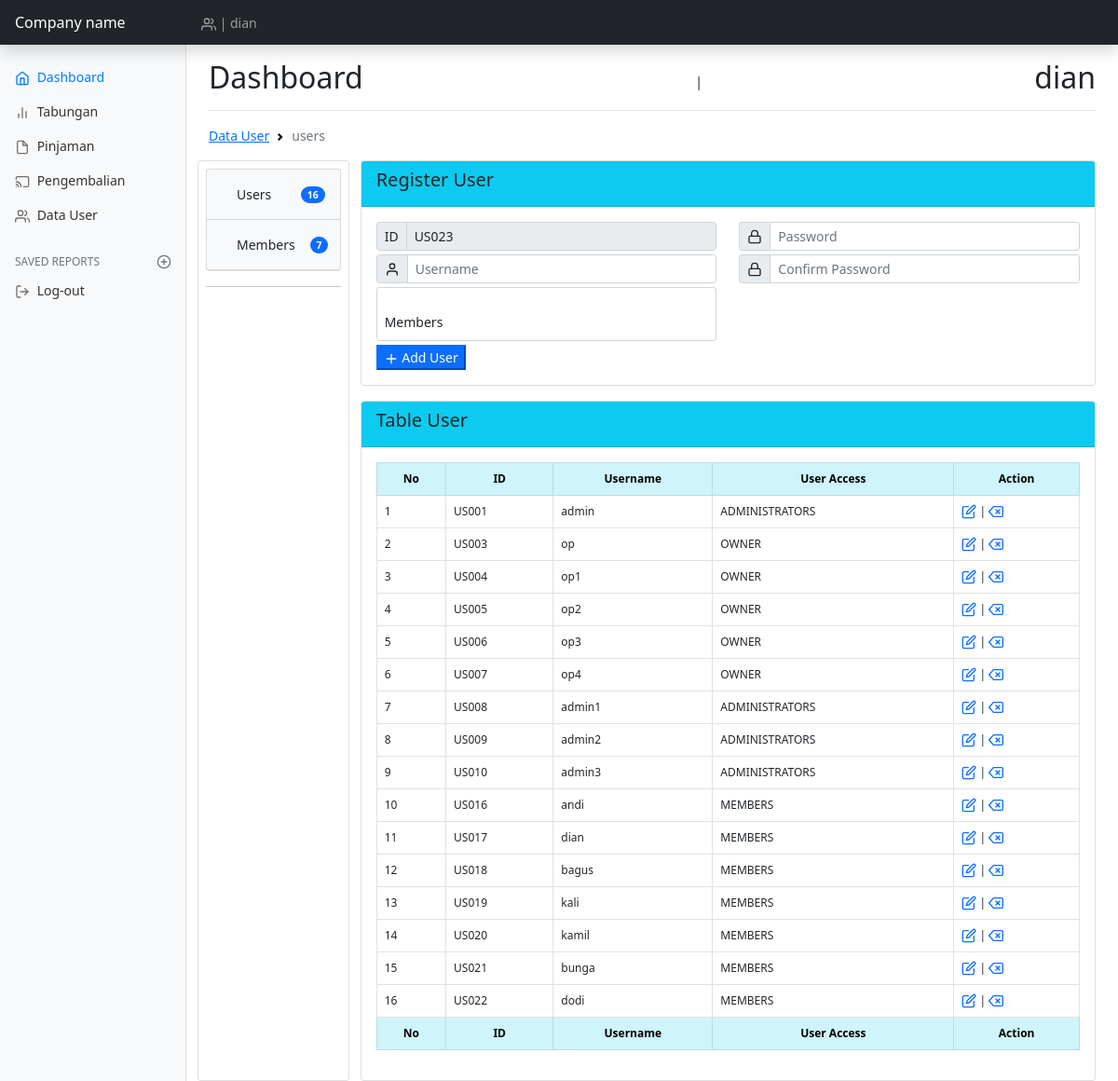
The page /views/index.php?page=data_user (signed in) on the database its author committed.
### tables this page shows
CREATE TABLE `tb_rols` (
  `id_rolsuser` char(5) NOT NULL,
  `id_level_user` char(5) NOT NULL,
  `id_user` char(5) NOT NULL
);

CREATE TABLE `tb_user` (
  `id_user` char(5) NOT NULL,
  `user` varchar(10) NOT NULL,
  `pass` varchar(225) NOT NULL,
  `confirm_pass` varchar(225) NOT NULL
);

CREATE TABLE `tb_level_user` (
  `id_level_user` char(5) NOT NULL,
  `name_level` varchar(15) NOT NULL
);

### views/admin/us/ambil_code.php (called while the page is built, shortened)
<?php
$query = "SELECT max(id_user) as maxKode FROM tb_user";
$hasil = mysqli_query($koneksi,$query);
$data = mysqli_fetch_array($hasil);
$kodeUser = $data['maxKode'];
$noUrut = (int) substr($kodeUser, 2, 3);
$noUrut++;
$char = "US";
$kodeUser = $char . sprintf("%03s", $noUrut);
?>

### views/admin/us/users.php (the view, shortened to what this page needs)
<?php require_once('ambil_code.php'); ?>
	<div class="row">
		<div class="col-sm-12">
			<div class="card mb-3">
			<div class="card-header bg-info">
				<h5 class="card-title">Register User</h5>
			</div>
			<div class="card-body">
				<div class="row">
					<div class="col-sm-12">
					<form action="" method="post">
						<div class="row">
							<div class="col-sm-6">
								<div class="input-group input-group-sm mb-1">
								  <span class="input-group-text">ID</span>
								  <input type="text" class="form-control" name="id_user" readonly value="<?= $kodeUser; ?>">
								</div>
								<div class="input-group input-group-sm mb-1">
								  <span class="input-group-text"><span data-feather="user"></span></span>
								  <input type="text" class="form-control" name="user" required placeholder="Username" autofocus>
								</div>
								<div class="input-group input-group-sm mb-1 form-floating">
								  <select class="js-example-basic-single form-control" name="rols" id="floatingSelect" required aria-label="Floating label select example">
								  	<option value="LV03">Members</option>
								  </select>
								</div>
							</div>
							<div class="col-sm-6">
								<div class="input-group input-group-sm mb-1">
								  <span class="input-group-text" id="inputGroup-sizing-sm"><span data-feather="lock"></span></span>
								  <input type="password" class="form-control" name="pass" required placeholder="Password">
								</div>
								<div class="input-group input-group-sm mb-1">
								  <span class="input-group-text" id="inputGroup-sizing-sm"><span data-feather="lock"></span></span>
								  <input type="password" class="form-control" name="confirm_pass" required placeholder="Confirm Password">
								</div>
							</div>
						</div>
						<button type="submit" name="add" class="btn-md btn-primary"><span data-feather="plus"></span> Add User</button>
					</div>
				</div>
			</div>
		</div>
		</div>
		<div class="col-sm-12">
			<div class="card">
				<div class="card-header bg-info">
					<h5 class="card-title">Table User</h5>
				</div>
				<div class="card-body">
					<div class="table-responsive">
						<table id="example" class="display table table-bordered" style="width:100%; font-size: 12px;">
					        <thead class="text-center table-info">
					            <tr>
					            	<th>No</th>
					                <th>ID</th>
					                <th>Username</th>
					                <th>User Access</th>
					                <th>Action</th>
					            </tr>
					        </thead>
					        <tbody>
					        	<?php
					        	$no=1;
					        	$sql = mysqli_query($koneksi, "select * from tb_user x inner join tb_rols y on y.id_user = x.id_user inner join tb_level_user z on z.id_level_user = y.id_level_user");
					        	while ($data = mysqli_fetch_array($sql)) {
					        		echo "<tr>
					        				<td>".$no++."</td>
							                <td>".$data['id_user']."</td>
							                <td>".$data['user']."</td>
							                <td>".$data['name_level']."</td>"; ?>
							                <td><a href="?us=update_user&edit=<?= $data['id_user']; ?>"><span data-feather='edit'></span></a> | <a href='?us=users&delete=<?= $data['id_user'] ?>' onclick="return confirm('Yakin mau di hapus?')"><span data-feather='delete'></span></a></td>
							            <?php "</tr>";
					        	}
					        	?>
					        </tbody>
					        <tfoot class="text-center table-info">
					            <tr>
					            	<th>No</th>
					                <th>ID</th>
					                <th>Username</th>
					                <th>User Access</th>
					                <th>Action</th>
					            </tr>
					        </tfoot>
					    </table>
					</div>
				</div>
			</div>
		</div>
	</div>

### rows shown on the page
tb_rols: id_user "US001", id_user.user "admin", id_level_user.name_level "ADMINISTRATORS"
tb_rols: id_user "US003", id_user.user "op", id_level_user.name_level "OWNER"
tb_rols: id_user "US004", id_user.user "op1", id_level_user.name_level "OWNER"
tb_rols: id_user "US005", id_user.user "op2", id_level_user.name_level "OWNER"
tb_rols: id_user "US006", id_user.user "op3", id_level_user.name_level "OWNER"
tb_rols: id_user "US007", id_user.user "op4", id_level_user.name_level "OWNER"
tb_rols: id_user "US008", id_user.user "admin1", id_level_user.name_level "ADMINISTRATORS"
tb_rols: id_user "US009", id_user.user "admin2", id_level_user.name_level "ADMINISTRATORS"
tb_rols: id_user "US010", id_user.user "admin3", id_level_user.name_level "ADMINISTRATORS"
tb_rols: id_user "US016", id_user.user "andi", id_level_user.name_level "MEMBERS"
tb_rols: id_user "US017", id_user.user "dian", id_level_user.name_level "MEMBERS"
tb_rols: id_user "US018", id_user.user "bagus", id_level_user.name_level "MEMBERS"
tb_rols: id_user "US019", id_user.user "kali", id_level_user.name_level "MEMBERS"
tb_rols: id_user "US020", id_user.user "kamil", id_level_user.name_level "MEMBERS"
tb_rols: id_user "US021", id_user.user "bunga", id_level_user.name_level "MEMBERS"
tb_rols: id_user "US022", id_user.user "dodi", id_level_user.name_level "MEMBERS"

### other values the page prints
$_SESSION['user'] "dian"
$data['id'] "16"
$data['id'] "7"
